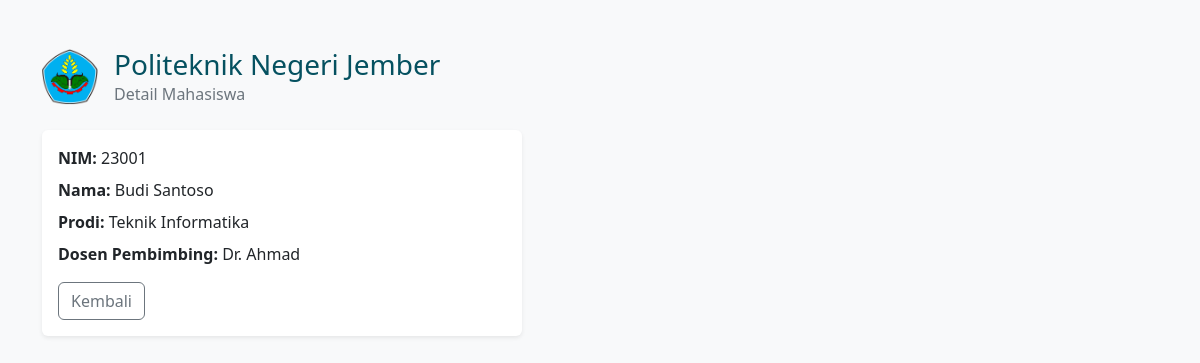
The page /public/mahasiswa/detail?id=1 (signed in) on the database its author committed.
### tables this page shows
CREATE TABLE `mahasiswa` (
  `id` int(11) NOT NULL,
  `nim` varchar(20) NOT NULL,
  `nama` varchar(100) NOT NULL,
  `prodi` varchar(100) NOT NULL,
  `dosen_id` int(11) DEFAULT NULL
);

CREATE TABLE `dosen` (
  `id` int(11) NOT NULL,
  `nidn` varchar(20) NOT NULL,
  `nama` varchar(100) NOT NULL,
  `bidang_keahlian` varchar(100) NOT NULL
);

### app/Controllers/MahasiswaControllers.php (called while the page is built, shortened)
<?php
require_once __DIR__ . '/../models/mahasiswa.php';
class mahasiswacontroller
{
    public function detail()
    {
        global $pdo;
        $model = new Mahasiswa($pdo);
        $id = $_GET['id'];
        $mahasiswa = $model->getById($id);
        require_once __DIR__ . '/../views/mahasiswa/detail.php';
    }
}

### public/index.php (called while the page is built, shortened)
<?php
require_once __DIR__ . '/../routes/web.php';

### app/Models/mahasiswa.php (called while the page is built, shortened)
<?php
class Mahasiswa
{
    private $pdo;
    public function __construct($pdo)
    {
        $this->pdo = $pdo;
    }
    public function getById($id)
    {
        $sql = "SELECT mahasiswa.*, dosen.nama AS nama_dosen
                FROM mahasiswa
                LEFT JOIN dosen
                ON mahasiswa.dosen_id = dosen.id
                WHERE mahasiswa.id = :id";
        $stmt = $this->pdo->prepare($sql);
        $stmt->execute(['id' => $id]);
        return $stmt->fetch(PDO::FETCH_ASSOC);
    }
}

### app/Views/mahasiswa/detail.php (the view, shortened to what this page needs)
<!DOCTYPE html>
<html lang="id">
<head>
    <link href="https://cdn.jsdelivr.net/npm/bootstrap@5.3.3/dist/css/bootstrap.min.css" rel="stylesheet">
</head>
<body class="bg-light">
    <main class="container py-5">
        <div class="d-flex align-items-center gap-3 mb-4">
            <img src="/si-akademik/public/assets/logo-polije.png" alt="Logo POLIJE" style="width:56px;height:auto;">
            <div>
                <h1 class="h3 text-info-emphasis mb-0">Politeknik Negeri Jember</h1>
                <p class="text-secondary mb-0">Detail Mahasiswa</p>
            </div>
        </div>
        <div class="card border-0 shadow-sm" style="max-width: 480px;">
            <div class="card-body">
                <p class="mb-2"><strong>NIM:</strong> <?= htmlspecialchars($mahasiswa['nim']) ?></p>
                <p class="mb-2"><strong>Nama:</strong> <?= htmlspecialchars($mahasiswa['nama']) ?></p>
                <p class="mb-2"><strong>Prodi:</strong> <?= htmlspecialchars($mahasiswa['prodi']) ?></p>
                <p class="mb-3"><strong>Dosen Pembimbing:</strong> <?= htmlspecialchars($mahasiswa['nama_dosen'] ?? '-') ?></p>
                <a class="btn btn-outline-secondary" href="/si-akademik/public/mahasiswa">Kembali</a>
            </div>
        </div>
    </main>
</body>
</html>

### rows shown on the page
mahasiswa: nim "23001", nama "Budi Santoso", prodi "Teknik Informatika", dosen.nama "Dr. Ahmad"
